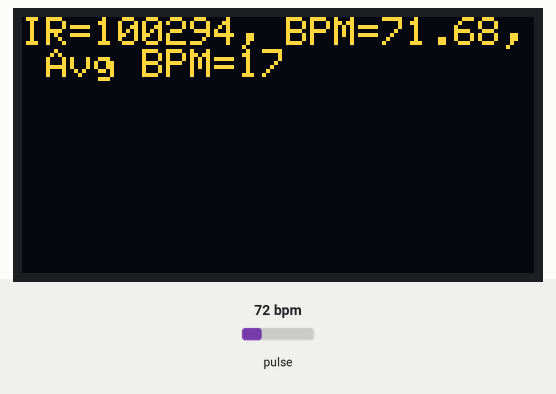
Recording of a program running on a simulated ESP32-S3. Parts: 128×64 one-colour display. Inputs (shaded band) come from the test bench; at power-on: pulse 72 bpm. The OLED is the two-colour kind (top 16 rows yellow); the display library's start-up logo is not drawn; what the program prints to the serial monitor is not drawn.

Above: at 1.3 s.
1.4 s: pulse set to 42 bpm
At 1.81 s:
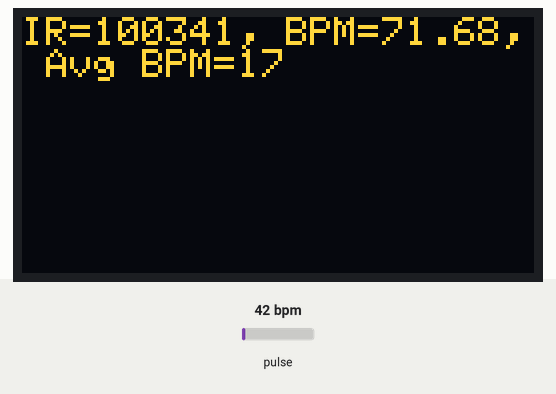
3.1 s: pulse set to 70 bpm
At 3.43 s:
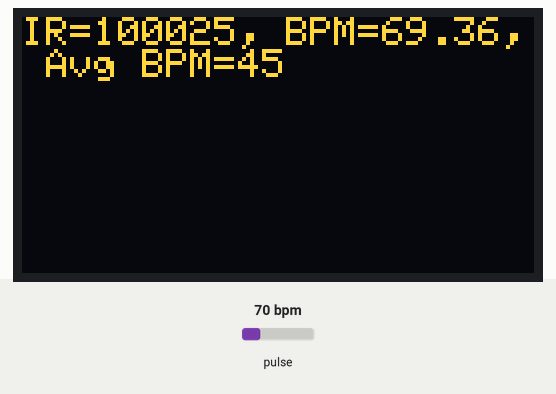
4.7 s: pulse set to 100 bpm
At 5.06 s:
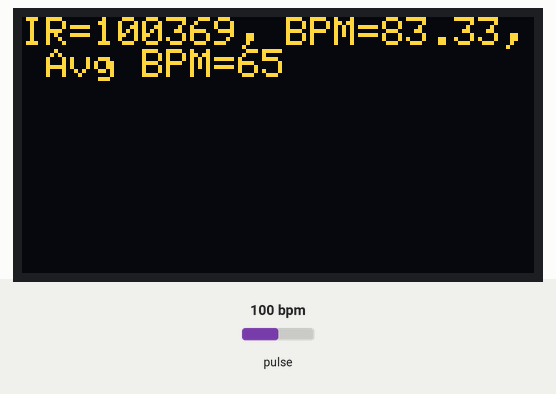
Timing chart, 0 to 7.7 s (numbered marks = the images above; inputs shaded):
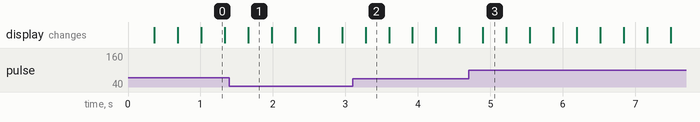

The program:

main.cpp
```cpp
#include <Arduino.h>

#include <Wire.h>
#include "MAX30105.h"
#include <Adafruit_SSD1306.h>
#include "Adafruit_GFX.h"

#include "heartRate.h"

MAX30105 particleSensor;
Adafruit_SSD1306 display(128, 64, &Wire, -1);

const byte RATE_SIZE = 4; // Increase this for more averaging. 4 is good.
byte rates[RATE_SIZE];    // Array of heart rates
byte rateSpot = 0;
long lastBeat = 0; // Time at which the last beat occurred

float beatsPerMinute;
int beatAvg;

void setup()
{
  Serial.begin(115200);
  display.begin(SSD1306_SWITCHCAPVCC, 0x3C); // initialize with the I2C addr 0x3D (for the 128x64)
  display.display();
  Serial.println("Initializing...");
  display.clearDisplay();
  display.setTextSize(1);
  display.setTextColor(WHITE);
  display.setCursor(0, 0);
  display.println("Initializing...");
  display.display();
  // Initialize sensor
  if (!particleSensor.begin(Wire, I2C_SPEED_FAST)) // Use default I2C port, 400kHz speed
  {
    Serial.println("MAX30102 was not found. Please check wiring/power. ");
    display.clearDisplay();
    display.setTextSize(1);
    display.setTextColor(WHITE);
    display.setCursor(0, 0);
    display.println("MAX30102 was not found. Please check wiring/power.");
    display.display();
    while (1)
      ;
  }
  Serial.println("Place your index finger on the sensor with steady pressure.");
  display.clearDisplay();
  display.setTextSize(1);
  display.setTextColor(WHITE);
  display.setCursor(0, 0);
  display.println("Place your index finger on the sensor with steady pressure.");
  display.display();

  particleSensor.setup();                    // Configure sensor with default settings
  particleSensor.setPulseAmplitudeRed(0x0A); // Turn Red LED to low to indicate sensor is running
  particleSensor.setPulseAmplitudeGreen(0);  // Turn off Green LED
}

void loop()
{
  long irValue = particleSensor.getIR();

  if (checkForBeat(irValue) == true)
  {
    // We sensed a beat!
    long delta = millis() - lastBeat;
    lastBeat = millis();

    beatsPerMinute = 60 / (delta / 1000.0);

    if (beatsPerMinute < 255 && beatsPerMinute > 20)
    {
      rates[rateSpot++] = (byte)beatsPerMinute; // Store this reading in the array
      rateSpot %= RATE_SIZE;                    // Wrap variable

      // Take average of readings
      beatAvg = 0;
      for (byte x = 0; x < RATE_SIZE; x++)
        beatAvg += rates[x];
      beatAvg /= RATE_SIZE;
    }
  }

  Serial.print("IR=");
  Serial.print(irValue);
  Serial.print(", BPM=");
  Serial.print(beatsPerMinute);
  Serial.print(", Avg BPM=");
  Serial.print(beatAvg);
  display.clearDisplay();
  display.setTextSize(1);
  display.setTextColor(WHITE);
  display.setCursor(0, 0);
  display.print("IR=");
  display.print(irValue);
  display.print(", BPM=");
  display.print(beatsPerMinute);
  display.print(", Avg BPM=");
  display.print(beatAvg);

  if (irValue < 50000)
  {
    Serial.print(" No finger?");
    display.print("no finger?");
  }

  display.display();

  Serial.println();
}
```
